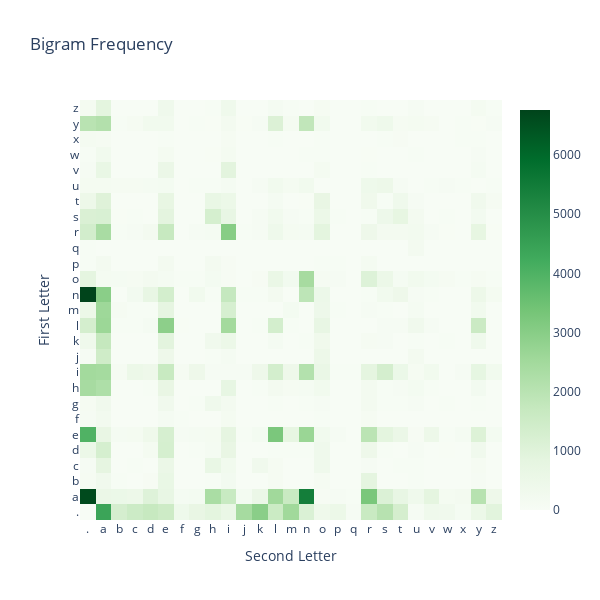

The cell this chart's notebook holds for it:
### Code cell
# Get list of letters and their frequencies
letters = sorted(list(set(chars)))
freqs = freq_tensor.numpy()

# Create heatmap
fig = go.Figure(data=go.Heatmap(
                   z=freqs,
                   x=letters,
                   y=letters,
                   colorscale='Greens',
                   zmin=0,
                   zmax=np.max(freqs),
                   hovertemplate='Frequency: %{z}<extra></extra>'))
fig.update_layout(
    title='Bigram Frequency',
    xaxis_title='Second Letter',
    yaxis_title='First Letter',
    width=600,
    height=600,
)
fig.show()

### Figure 1 — Plotly figure (JSON) as saved in the notebook; plotly's stock layout.template omitted (floating-point values rounded to 4 significant figures; data arrays with more than 128 entries replaced by an {"elided": "..."} marker saying what was removed)
{"data": [{"colorscale": [[0, "rgb(247,252,245)"], [0.125, "rgb(229,245,224)"], [0.25, "rgb(199,233,192)"], [0.375, "rgb(161,217,155)"], [0.5, "rgb(116,196,118)"], [0.625, "rgb(65,171,93)"], [0.75, "rgb(35,139,69)"], [0.875, "rgb(0,109,44)"], [1, "rgb(0,68,27)"]], "hovertemplate": "Frequency: %{z}<extra></extra>", "type": "heatmap", "x": [".", "a", "b", "c", "d", "e", "f", "g", "h", "i", "j", "k", "l", "m", "n", "o", "p", "q", "r", "s", "t", "u", "v", "w", "x", "y", "z"], "y": [".", "a", "b", "c", "d", "e", "f", "g", "h", "i", "j", "k", "l", "m", "n", "o", "p", "q", "r", "s", "t", "u", "v", "w", "x", "y", "z"], "z": {"elided": "27x27 int values"}, "zmax": 6763, "zmin": 0}], "layout": {"height": 600, "title": {"text": "Bigram Frequency"}, "width": 600, "xaxis": {"title": {"text": "Second Letter"}}, "yaxis": {"title": {"text": "First Letter"}}}}
